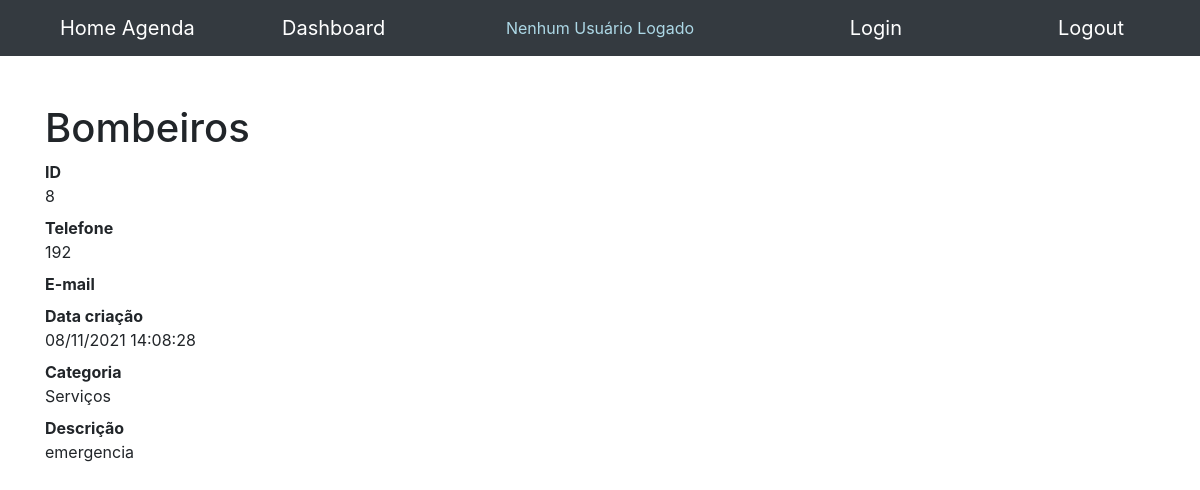
Page /8 on the committed database.
### contatos/models.py (models this page shows, shortened)
class Contato(models.Model):
    nome = models.CharField(max_length=255)
    sobrenome = models.CharField(max_length=255, blank=True)
    telefone = models.CharField(max_length=255)
    email = models.CharField(max_length=255, blank=True)
    data_criacao = models.DateTimeField(default=timezone.now)
    descricao = models.TextField(blank=True)
    categoria = models.ForeignKey(Categoria, on_delete=models.DO_NOTHING)
    mostrar = models.BooleanField(default=True)
    foto = models.ImageField(blank=True, upload_to='fotos/%Y/%m/%d')

class Categoria(models.Model):
    nome = models.CharField(max_length=255)
    def __str__(self):
        return self.nome

### contatos/views.py (the view)
# urls.py: path('<int:contato_id>', views.ver_contato, name='ver_contato'),
def ver_contato(request, contato_id):
    contato = get_object_or_404(Contato, id=contato_id)
    if not contato.mostrar:
        raise Http404
    return render(request, 'contatos/ver_contato.html', {
        'contato': contato
    })

### contatos/templates/contatos/ver_contato.html (shortened to what this page needs)
{% extends 'base.html' %}
{% block conteudo %}
  <h1 class="mt-5">{{ contato.nome }} {{ contato.sobrenome }}</h1>
    <dl>
      <dt>ID</dt>
      <dd>{{ contato.id }}</dd>
      <dt>Telefone</dt>
      <dd>{{ contato.telefone }}</dd>
      <dt>E-mail</dt>
      <dt>Data criação</dt>
      <dd>{{ contato.data_criacao | date:'d/m/Y H:i:s' }}</dd>
      <dt>Categoria</dt>
      <dd>{{ contato.categoria }}</dd>
      <dt>Descrição</dt>
      <dd>
        {{ contato.descricao }}
      </dd>
    </dl>
{% endblock %}

### rows in the picture
Contato: nome "Bombeiros", id "8", telefone "192", data_criacao "08/11/2021 14:08:28", categoria "Serviços", descricao "emergencia"
